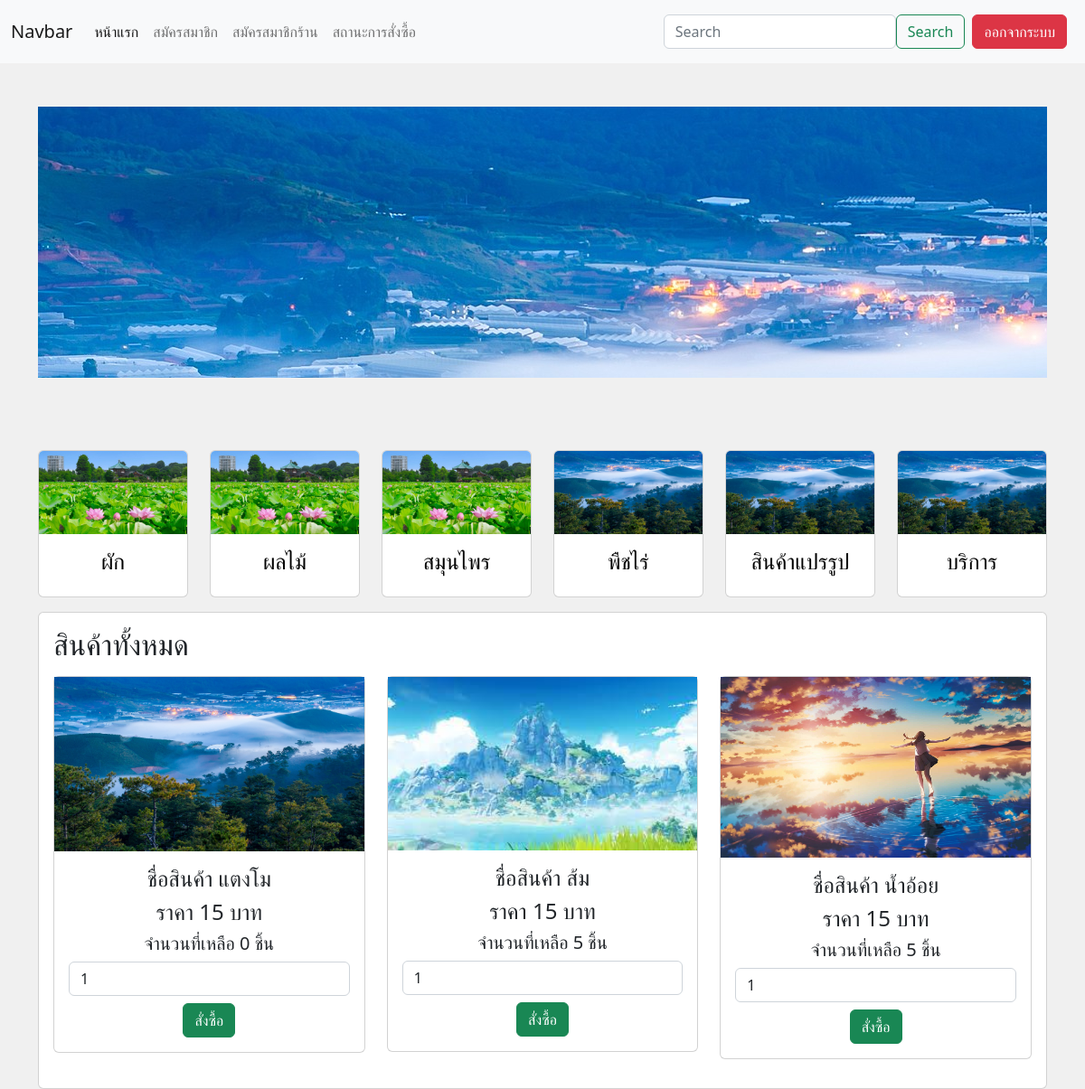
The page / on the database its author committed.
### tables this page shows
CREATE TABLE `type_product` (
  `id_type` int(11) NOT NULL,
  `name_type` varchar(50) NOT NULL,
  `img_type` varchar(100) NOT NULL
);

CREATE TABLE `product_shop` (
  `id_product` int(11) NOT NULL,
  `name_product` varchar(50) NOT NULL,
  `price_product` varchar(50) NOT NULL,
  `img_product` varchar(50) NOT NULL,
  `amount` int(11) NOT NULL,
  `id_shop` int(11) NOT NULL,
  `type_product` int(11) NOT NULL
);

### index.php (the view, shortened to what this page needs)
<?php
include('./db.php');
?>
<!DOCTYPE html>
<html lang="en">
<head>
    <link href="https://cdn.jsdelivr.net/npm/bootstrap@5.2.3/dist/css/bootstrap.min.css" rel="stylesheet"
>
</head>
<body style="background-color:#f0f0f0;">
    <?php include('./navbar.php'); ?>
    <div class="container">
        <div id="" class="carousel slide" data-bs-ride="carousel">
            <div class="carousel-inner" style="max-height:300px;">
              <div class="carousel-item active">
                <img src="./img/g7.jpg" class="" alt="...">
              </div>
        </div>
        <div style="height:80px;"></div>
        <div class="row" align='center'>
            <?php
            $sql = "SELECT * FROM type_product";
            $result = $conn->query($sql);
            while($row = $result->fetch_assoc()) {
            ?>
            <div class="col-sm-6 col-md-4 col-lg-2">
              <div class="mb-3">
                 <a href="./homepage.php?id=<?php echo $row['id_type']; ?>" style='text-decoration: none; color:black;'>
                  <div class="card">
                    <img src="./img/<?php echo $row['img_type']; ?>" class="card-img-top" style=" max-height:100px;" alt="">
                    <div class="card-body">
                        <h4><?php echo $row['name_type'] ?></h4>
                    </div>
                 </div>
                </a>
                </div>
            </div>
            <?php } ?>
        </div>
        <div class="md-4">
          <div class="card">
            <div class="card-body">
               <h2 align='left'>สินค้าทั้งหมด</h2>
               <div class="row">
               <?php
               $result = $conn->query("SELECT * FROM product_shop ");
               while($row = $result->fetch_assoc()){
               ?>
               <div class="col-sm-8 col-md-6 col-lg-4" style='' align='center'>
                <div class="mb-3">
                  <div class="card">
                    <img src="./img/<?php echo $row['img_product']; ?>" style='max-height:200px;' alt="">
                  <div class="card-body">
                    <h4>ชื่อสินค้า <?php echo $row['name_product']; ?></h4>
                     <h4>ราคา <?php echo $row['price_product']; ?> บาท </h4>
                     <h5> จำนวนที่เหลือ <?php echo $row['amount'] ?> ชิ้น </h5>
                    <form action="" method="post">
                       <input type="number" name="amount" value='1' min='1'  class='form-control' id="">
                       <div class="mt-2">
                       <input type="submit" value="สั่งซื้อ" name='add'  class="btn btn-success">
                       </div>
                    </form>
                    </div>
                  </div>
                </div>
               </div>
                <?php } ?>
                </div>
                </div>
               </div>
            </div>
          </div>
        </div>
</body>
</html>

### navbar.php (shortened to what this page needs)
<nav class="navbar navbar-expand-lg bg-light">
        <div class="container-fluid">
          <a class="navbar-brand" href="#">Navbar</a>
          <div class="collapse navbar-collapse" id="nav">
            <ul class="navbar-nav me-auto mb-2 mb-lg-0">
              <li class="nav-item">
                <a class="nav-link active" href="./index.php">หน้าแรก</a>
              </li>
              <li class="nav-item">
                <a class="nav-link" href="./user/adduser.php">สมัครสมาชิก</a>
              </li>
              <li class="nav-item">
                <a class="nav-link" href="./shop/addshop.php">สมัครสมาชิกร้าน</a>
              </li>
              <li class="nav-item">
                <a href= "./cart.php" class='nav-link'>สถานะการสั่งซื้อ</a>
              </li>
            </ul>
            <form class="d-flex" role="search">
              <input class="form-control " type="search" placeholder="Search" >
              <button class="btn btn-outline-success" type="submit">Search</button>
            </form>
            <div class="m-2">
            <a href="./logout.php"><button class='btn btn-danger' >ออกจากระบบ</button></a>
            </div>
          </div>
        </div>
    </nav>

### rows shown on the page
type_product: img_type (picture), name_type "ผัก"
type_product: img_type (picture), name_type "ผลไม้"
type_product: img_type (picture), name_type "สมุนไพร"
type_product: name_type "พืชไร่"
type_product: name_type "สินค้าแปรรูป"
type_product: name_type "บริการ"
product_shop: img_product (picture), name_product "แตงโม", price_product "15", amount "0"
product_shop: img_product (picture), name_product "ส้ม", price_product "15", amount "5"
product_shop: img_product (picture), name_product "น้ำอ้อย", price_product "15", amount "5"
